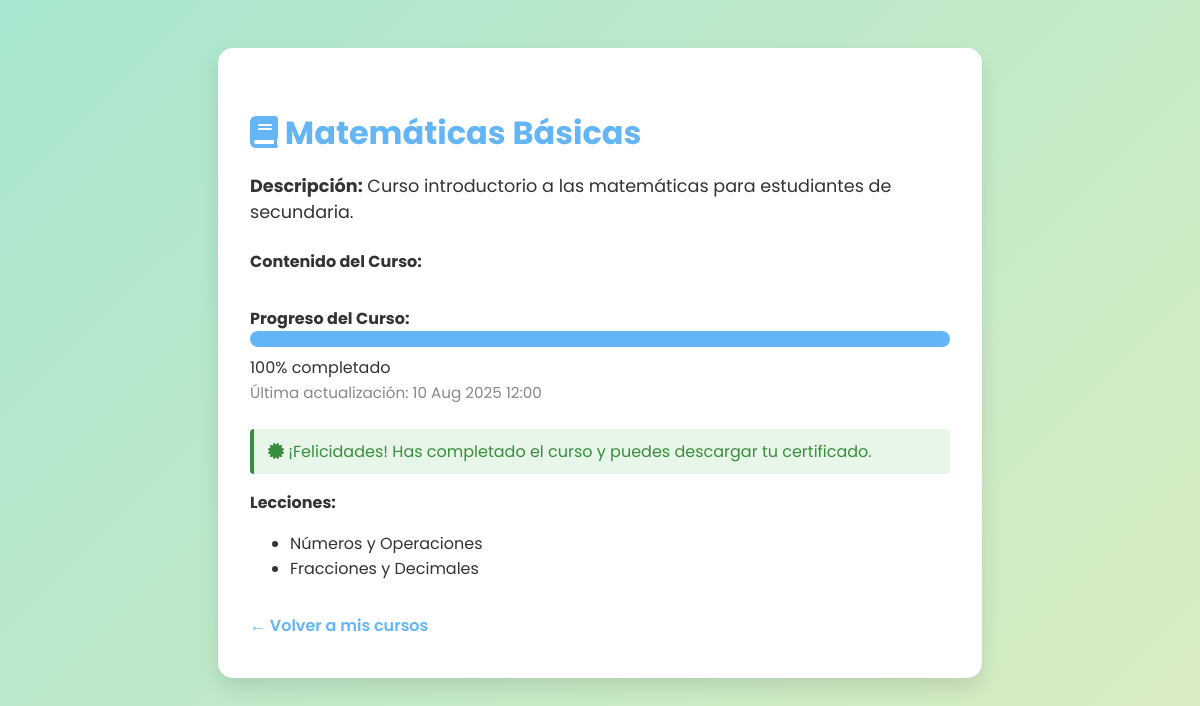
Page /dashboard/student/course_detail.php?id=1 (signed in) on the committed database.
### tables this page shows
CREATE TABLE IF NOT EXISTS `cursos` (
  `id` int(11) NOT NULL AUTO_INCREMENT,
  `titulo` varchar(100) NOT NULL,
  `descripcion` text NOT NULL,
  `instructor_id` int(11) NOT NULL,
  `creado_en` timestamp NOT NULL DEFAULT current_timestamp(),
  `imagen_portada` varchar(255) DEFAULT NULL,
  `categoria` varchar(50) DEFAULT NULL,
  `estado` enum('borrador','publicado','archivado') DEFAULT 'borrador',
  `nivel` varchar(30) DEFAULT NULL,
  `duracion` varchar(30) DEFAULT NULL,
  `requisitos` text DEFAULT NULL,
  PRIMARY KEY (`id`),
  KEY `instructor_id` (`instructor_id`)
);

CREATE TABLE IF NOT EXISTS `lecciones` (
  `id` int(11) NOT NULL AUTO_INCREMENT,
  `curso_id` int(11) NOT NULL,
  `titulo` varchar(150) NOT NULL,
  `contenido` text NOT NULL,
  `orden` int(11) DEFAULT 1,
  PRIMARY KEY (`id`),
  KEY `curso_id` (`curso_id`)
);

### dashboard/student/course_detail.php (the view, shortened to what this page needs)
<?php
require_once __DIR__ . '/../../backend/db/db.php';
$id = isset($_GET['id']) ? intval($_GET['id']) : 0;
$user_id = $_SESSION['user_id'];
$stmt = $conn->prepare('SELECT id, titulo, descripcion FROM cursos WHERE id = ?');
$stmt->bindValue(1, $id, PDO::PARAM_INT);
$stmt->execute();
$curso = $stmt->fetch(PDO::FETCH_ASSOC);
$stmt = $conn->prepare('SELECT IFNULL(porcentaje_completado,0) as progreso, IFNULL(ultima_actualizacion,NOW()) as ultima_actualizacion FROM progreso WHERE usuario_id = ? AND curso_id = ?');
$stmt->bindValue(1, $user_id, PDO::PARAM_INT);
$stmt->bindValue(2, $id, PDO::PARAM_INT);
$stmt->execute();
$row = $stmt->fetch(PDO::FETCH_ASSOC);
$progreso = $row ? round((float)$row['progreso'],2) : 0;
$ultima_actualizacion = $row ? $row['ultima_actualizacion'] : '';
$tiene_certificado = $progreso >= 100;
$lecciones = [];
$q = $conn->query("SHOW TABLES LIKE 'lecciones'");
if ($q && $q->rowCount()) {
    $stmt = $conn->prepare('SELECT id, titulo FROM lecciones WHERE curso_id = ?');
    $stmt->bindValue(1, $id, PDO::PARAM_INT);
    $stmt->execute();
    $lecciones = $stmt->fetchAll(PDO::FETCH_ASSOC);
}
?>
<!DOCTYPE html>
<html lang="es">
<head>
    <link rel="stylesheet" href="https://cdnjs.cloudflare.com/ajax/libs/font-awesome/6.0.0/css/all.min.css">
</head>
<body>
    <div class="course-detail-container">
        <h1><i class="fas fa-book"></i> <?= htmlspecialchars($curso['titulo']) ?></h1>
        <div class="descripcion">
            <strong>Descripción:</strong> <?= htmlspecialchars($curso['descripcion']) ?>
        </div>
        <div class="contenido">
            <strong>Contenido del Curso:</strong>
        </div>
        <div class="progreso">
            <strong>Progreso del Curso:</strong>
            <div class="progress-bar">
                <div class="progress-bar-inner" style="width: <?= $progreso ?>%"></div>
            </div>
            <span><?= $progreso ?>% completado</span>
            <?php if ($ultima_actualizacion): ?>
                <br><span style="font-size:0.95em;color:#888;">Última actualización: <?= date('d M Y H:i', strtotime($ultima_actualizacion)) ?></span>
            <?php endif; ?>
        </div>
        <?php if ($tiene_certificado): ?>
            <div class="certificado">
                <i class="fas fa-certificate"></i> ¡Felicidades! Has completado el curso y puedes descargar tu certificado.
            </div>
        <?php endif; ?>
        <?php if (!empty($lecciones)): ?>
        <div class="lecciones">
            <strong>Lecciones:</strong>
            <ul>
                <?php foreach ($lecciones as $l): ?>
                    <li><?= htmlspecialchars($l['titulo']) ?></li>
                <?php endforeach; ?>
            </ul>
        </div>
        <?php endif; ?>
        <a href="/AprendePlus/dashboard/student/courses.php" style="display:inline-block;margin-top:1rem;color:var(--azul-oscuro);text-decoration:none;font-weight:600;">&larr; Volver a mis cursos</a>
    </div>
</body>
</html>

### dashboard/student/course_detail.php (style rules this page uses)
:root { --verde-suave: #a8e6cf; --azul-claro: #dcedc1; --azul-oscuro: #64b5f6; --blanco: #ffffff; --sombra: 0 10px 20px rgba(0,0,0,0.1); }
body { background: linear-gradient(135deg, var(--verde-suave), var(--azul-claro)); min-height: 100vh; color: #333; font-family: 'Poppins', sans-serif; margin: 0; }
.course-detail-container { max-width: 700px; margin: 3rem auto; background: var(--blanco); border-radius: 15px; box-shadow: var(--sombra); padding: 2.5rem 2rem; }
h1 { color: var(--azul-oscuro); margin-bottom: 1rem; font-size: 2rem; }
.descripcion { font-size: 1.1rem; margin-bottom: 1.5rem; }
.contenido { margin-bottom: 2rem; }
.progreso { margin-bottom: 1.5rem; }
.progress-bar { background: #f0f0f0; border-radius: 10px; overflow: hidden; height: 16px; margin-bottom: 0.5rem; }
.progress-bar-inner { background: var(--azul-oscuro); height: 100%; width: 0%; transition: width 0.3s; }
.certificado { background: #e8f5e9; color: #388e3c; border-left: 4px solid #388e3c; padding: 10px 14px; border-radius: 4px; font-size: 1rem; margin-bottom: 1rem; }

### rows in the picture
cursos: titulo "Matemáticas Básicas", descripcion "Curso introductorio a las matemáticas para estudiantes de secundaria."
lecciones: titulo "Números y Operaciones"
lecciones: titulo "Fracciones y Decimales"

### other values in the picture
$progreso "100"
date('d M Y H:i', strtotime($ultima_actualizacion)) "10 Aug 2025 12:00"
